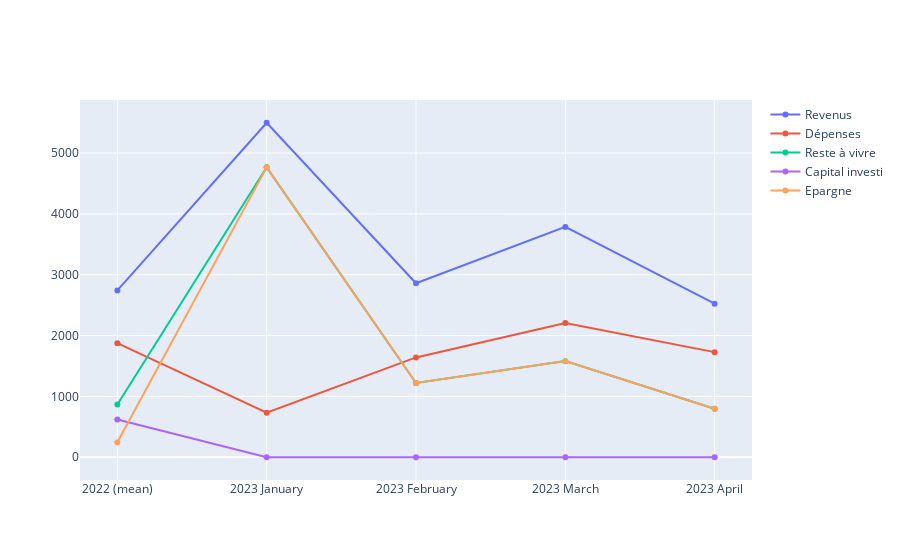

Notebook cell for this chart:
### Code cell
import plotly.graph_objects as go
import pandas as pd
import numpy as np

periods = ['2022 (mean)', '2023 January', '2023 February', '2023 March', '2023 April']
people = 'Vincent'

rows = {}
for period in periods:
    rows[period] = result[period][people]
df = pd.concat(rows, axis=1).transpose()


fig = go.Figure()
for metric in [m for m in df.columns if m in ['Revenus', 'Dépenses', 'Reste à vivre', 'Capital investi', 'Epargne']]:
    fig.add_trace(go.Scatter(x=df.index.tolist(), y=np.abs(df[metric].values.tolist()), name=metric))

fig.show()

### Figure 1 — Plotly figure (JSON) as saved in the notebook; plotly's stock layout.template omitted (floating-point values rounded to 4 significant figures)
{"data": [{"name": "Revenus", "type": "scatter", "x": ["2022 (mean)", "2023 January", "2023 February", "2023 March", "2023 April"], "y": [2742.0, 5498.0, 2860.0, 3786.0, 2524.0]}, {"name": "Dépenses", "type": "scatter", "x": ["2022 (mean)", "2023 January", "2023 February", "2023 March", "2023 April"], "y": [1875.0, 732.8, 1641.0, 2206.0, 1728.0]}, {"name": "Reste à vivre", "type": "scatter", "x": ["2022 (mean)", "2023 January", "2023 February", "2023 March", "2023 April"], "y": [866.7, 4765.0, 1220.0, 1580.0, 796.7]}, {"name": "Capital investi", "type": "scatter", "x": ["2022 (mean)", "2023 January", "2023 February", "2023 March", "2023 April"], "y": [620.8, 0, 0, 0, 0]}, {"name": "Epargne", "type": "scatter", "x": ["2022 (mean)", "2023 January", "2023 February", "2023 March", "2023 April"], "y": [245.9, 4765.0, 1220.0, 1580.0, 796.7]}], "layout": {}}
